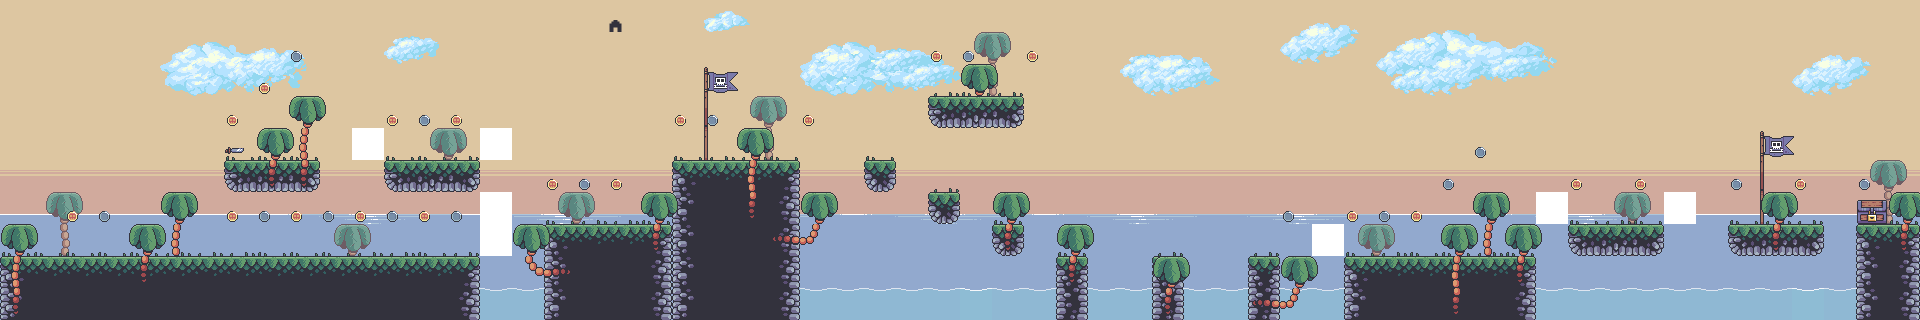

This is a level from a 2D game, rendered from its Tiled map with the project's own tilesets. A one-line summary and the map file follow, with tile-layer data summarised:
An orthogonal 60x10 tile map with 32x32 px tiles, 15 tile layers (Sky, Beach, Water, Cloud, ...), 19 tilesets.

<map version="1.8" tiledversion="1.8.2" orientation="orthogonal" renderorder="right-down" width="60" height="10" tilewidth="32" tileheight="32" infinite="0" nextlayerid="23" nextobjectid="1">
 <tileset firstgid="1" name="Terrain" tilewidth="32" tileheight="32" tilecount="85" columns="17">
  <image source="../objects/Terrain/Terrain.png" trans="ff00ff" width="544" height="160" />
 </tileset>
 <tileset firstgid="86" name="Grass" tilewidth="32" tileheight="32" tilecount="2" columns="2">
  <image source="../objects/Grass/Grass.png" trans="ff00ff" width="64" height="32" />
 </tileset>
 <tileset firstgid="88" name="Flag" tilewidth="34" tileheight="93" tilecount="1" columns="0">
  <grid orientation="orthogonal" width="1" height="1" />
  <tile id="0">
   <image width="34" height="93" source="../objects/Flag/Flag 01.png" />
  </tile>
 </tileset>
 <tileset firstgid="89" name="Gold coin" tilewidth="16" tileheight="16" tilecount="1" columns="0">
  <grid orientation="orthogonal" width="1" height="1" />
  <tile id="0">
   <image width="16" height="16" source="../objects/Gold Coin/01.png" />
  </tile>
 </tileset>
 <tileset firstgid="90" name="Silver coin" tilewidth="16" tileheight="16" tilecount="1" columns="0">
  <grid orientation="orthogonal" width="1" height="1" />
  <tile id="0">
   <image width="16" height="16" source="../objects/Silver Coin/01.png" />
  </tile>
 </tileset>
 <tileset firstgid="91" name="Front top tree" tilewidth="39" tileheight="32" tilecount="1" columns="0">
  <grid orientation="orthogonal" width="1" height="1" />
  <tile id="0">
   <image width="39" height="32" source="../objects/Front tree/Front Palm Tree Top 01.png" />
  </tile>
 </tileset>
 <tileset firstgid="92" name="Front bottom tree" tilewidth="32" tileheight="32" tilecount="6" columns="3">
  <image source="../objects/Front tree/Front Palm Bottom and Grass (32x32).png" trans="ff00ff" width="96" height="64" />
 </tileset>
 <tileset firstgid="98" name="Water" tilewidth="96" tileheight="32" tilecount="1" columns="0">
  <grid orientation="orthogonal" width="1" height="1" />
  <tile id="0">
   <image width="96" height="32" source="../objects/Water/Top/1.png" />
  </tile>
 </tileset>
 <tileset firstgid="99" name="Water-effect" tilewidth="170" tileheight="10" tilecount="1" columns="0">
  <grid orientation="orthogonal" width="1" height="1" />
  <tile id="0">
   <image width="170" height="10" source="../objects/Water/Top/Water Reflect Big 01.png" />
  </tile>
 </tileset>
 <tileset firstgid="100" name="Sky_Tile" tilewidth="32" tileheight="32" tilecount="1" columns="1">
  <image source="../objects/Background/Sky.png" trans="ff00ff" width="32" height="32" />
 </tileset>
 <tileset firstgid="101" name="Water_Tile" tilewidth="32" tileheight="32" tilecount="1" columns="1">
  <image source="../objects/Background/Water.png" trans="ff00ff" width="32" height="32" />
 </tileset>
 <tileset firstgid="102" name="Skyline" tilewidth="384" tileheight="128" tilecount="1" columns="0">
  <grid orientation="orthogonal" width="1" height="1" />
  <tile id="0">
   <image width="384" height="128" source="../objects/Background/BG Image.png" />
  </tile>
 </tileset>
 <tileset firstgid="103" name="Sword" tilewidth="20" tileheight="20" tilecount="1" columns="0">
  <grid orientation="orthogonal" width="1" height="1" />
  <tile id="0">
   <image width="20" height="20" source="../objects/Character/Sword/21-Sword Idle/Sword Idle 01.png" />
  </tile>
 </tileset>
 <tileset firstgid="104" name="Pixel" tilewidth="32" tileheight="32" tilecount="1" columns="1">
  <image source="../objects/Character/Pixel.jpg" trans="ff00ff" width="32" height="32" />
 </tileset>
 <tileset firstgid="105" name="Chest" tilewidth="32" tileheight="32" tilecount="1" columns="0">
  <grid orientation="orthogonal" width="1" height="1" />
  <tile id="0">
   <image width="32" height="32" source="../objects/Chest/Idle/1.png" />
  </tile>
 </tileset>
 <tileset firstgid="106" name="Treasure" tilewidth="64" tileheight="35" tilecount="1" columns="0">
  <grid orientation="orthogonal" width="1" height="1" />
  <tile id="0">
   <image width="64" height="35" source="../objects/Chest/Treasure/Chest Close 01.png" />
  </tile>
 </tileset>
 <tileset firstgid="107" name="Home button" tilewidth="16" tileheight="12" tilecount="1" columns="0">
  <grid orientation="orthogonal" width="1" height="1" />
  <tile id="0">
   <image width="16" height="12" source="../objects/Menu/Button/Home.png" />
  </tile>
 </tileset>
 <tileset firstgid="108" name="Cloud" tilewidth="181" tileheight="66" tilecount="8" columns="0">
  <grid orientation="orthogonal" width="1" height="1" />
  <tile id="0">
   <image width="46" height="21" source="../objects/Cloud/cloud1.png" />
  </tile>
  <tile id="1">
   <image width="147" height="54" source="../objects/Cloud/cloud2.png" />
  </tile>
  <tile id="2">
   <image width="55" height="28" source="../objects/Cloud/cloud3.png" />
  </tile>
  <tile id="3">
   <image width="161" height="54" source="../objects/Cloud/cloud4.png" />
  </tile>
  <tile id="4">
   <image width="100" height="42" source="../objects/Cloud/cloud5.png" />
  </tile>
  <tile id="5">
   <image width="79" height="41" source="../objects/Cloud/cloud6.png" />
  </tile>
  <tile id="6">
   <image width="181" height="66" source="../objects/Cloud/cloud7.png" />
  </tile>
  <tile id="7">
   <image width="79" height="41" source="../objects/Cloud/cloud8.png" />
  </tile>
 </tileset>
 <tileset firstgid="116" name="Back tree" tilewidth="64" tileheight="64" tilecount="1" columns="0">
  <grid orientation="orthogonal" width="1" height="1" />
  <tile id="0">
   <image width="64" height="64" source="../objects/Back tree/Back Palm Tree Regular 01.png" />
  </tile>
 </tileset>
 <layer id="12" name="Sky" width="60" height="10">
  <data>[600 cells, 425 non-empty, 2 distinct tile ids]</data>
 </layer>
 <layer id="11" name="Beach" width="60" height="10">
  <data>[600 cells, 180 non-empty, 1 distinct tile ids]</data>
 </layer>
 <layer id="10" name="Water" width="60" height="10">
  <data>[600 cells, 18 non-empty, 2 distinct tile ids]</data>
 </layer>
 <layer id="19" name="Cloud" width="60" height="10">
  <data>[600 cells, 8 non-empty, 8 distinct tile ids]</data>
 </layer>
 <layer id="9" name="Back tree" width="60" height="10">
  <data>[600 cells, 9 non-empty, 1 distinct tile ids]</data>
 </layer>
 <layer id="8" name="Terrain" width="60" height="10">
  <data>[600 cells, 104 non-empty, 12 distinct tile ids]</data>
 </layer>
 <layer id="7" name="Grass" width="60" height="10">
  <data>[600 cells, 52 non-empty, 2 distinct tile ids]</data>
 </layer>
 <layer id="6" name="Flag" width="60" height="10">
  <data>[600 cells, 2 non-empty, 1 distinct tile ids]</data>
 </layer>
 <layer id="5" name="Coin" width="60" height="10">
  <data>[600 cells, 36 non-empty, 2 distinct tile ids]</data>
 </layer>
 <layer id="4" name="Sword" width="60" height="10">
  <data>[600 cells, 1 non-empty, 1 distinct tile ids]</data>
 </layer>
 <layer id="16" name="Chest" width="60" height="10">
  <data>[600 cells, 1 non-empty, 1 distinct tile ids]</data>
 </layer>
 <layer id="3" name="Front tree top" width="60" height="10">
  <data>[600 cells, 19 non-empty, 1 distinct tile ids]</data>
 </layer>
 <layer id="2" name="Front tree bottom" width="60" height="10">
  <data>[600 cells, 25 non-empty, 6 distinct tile ids]</data>
 </layer>
 <layer id="1" name="Pixel" width="60" height="10">
  <data>[600 cells, 7 non-empty, 1 distinct tile ids]</data>
 </layer>
 <layer id="17" name="Button" width="60" height="10">
  <data>[600 cells, 1 non-empty, 1 distinct tile ids]</data>
 </layer>
</map>
